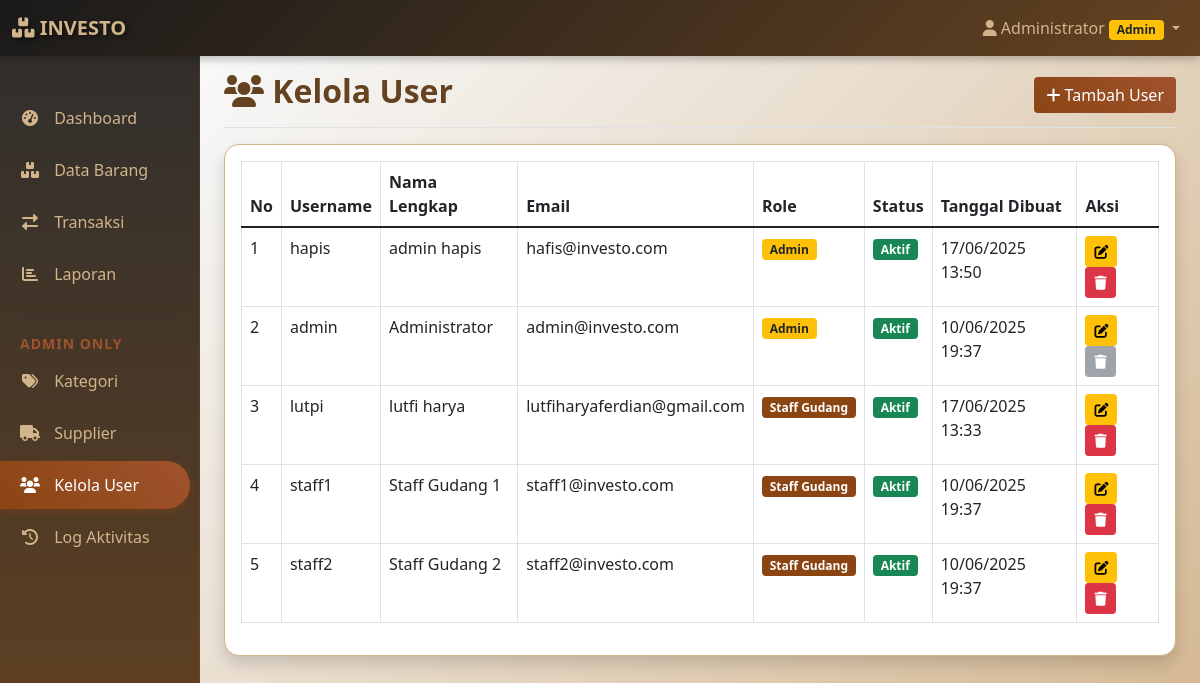
/users.php (signed in), run on the app's committed database.
### tables this page shows
CREATE TABLE `users` (
  `id` int NOT NULL,
  `username` varchar(50) NOT NULL,
  `password` varchar(255) NOT NULL,
  `nama_lengkap` varchar(100) NOT NULL,
  `email` varchar(100) DEFAULT NULL,
  `role` enum('admin','staff') NOT NULL DEFAULT 'staff',
  `status` enum('aktif','nonaktif') NOT NULL DEFAULT 'aktif',
  `created_at` timestamp NULL DEFAULT CURRENT_TIMESTAMP,
  `updated_at` timestamp NULL DEFAULT CURRENT_TIMESTAMP ON UPDATE CURRENT_TIMESTAMP
);

### users.php (the view, shortened to what this page needs)
<?php
require_once 'config/database.php';
$database = new Database();
$db = $database->getConnection();
$query = "SELECT * FROM users ORDER BY nama_lengkap";
$stmt = $db->prepare($query);
$stmt->execute();
$users_list = $stmt->fetchAll(PDO::FETCH_ASSOC);
?>
<!DOCTYPE html>
<html lang="id">
<head>
    <link href="https://cdn.jsdelivr.net/npm/bootstrap@5.1.3/dist/css/bootstrap.min.css" rel="stylesheet">
    <link href="https://cdnjs.cloudflare.com/ajax/libs/font-awesome/6.0.0/css/all.min.css" rel="stylesheet">
</head>
<body>
    <?php include 'includes/navbar.php'; ?>
    <div class="container-fluid">
        <div class="row">
            <?php include 'includes/sidebar.php'; ?>
            <main class="col-md-9 ms-sm-auto col-lg-10 px-md-4">
                <div class="d-flex justify-content-between flex-wrap flex-md-nowrap align-items-center pt-3 pb-2 mb-3 border-bottom">
                    <h1 class="h2 page-title"><i class="fas fa-users"></i> Kelola User</h1>
                    <button type="button" class="btn btn-brown" data-bs-toggle="modal" data-bs-target="#addModal">
                        <i class="fas fa-plus"></i> Tambah User
                    </button>
                </div>
                <div class="card content-card shadow">
                    <div class="card-body">
                        <div class="table-responsive">
                            <table class="table table-bordered table-hover">
                                <thead class="table-brown">
                                    <tr>
                                        <th>No</th>
                                        <th>Username</th>
                                        <th>Nama Lengkap</th>
                                        <th>Email</th>
                                        <th>Role</th>
                                        <th>Status</th>
                                        <th>Tanggal Dibuat</th>
                                        <th>Aksi</th>
                                    </tr>
                                </thead>
                                <tbody>
                                    <?php $no = 1; foreach ($users_list as $user): ?>
                                    <tr>
                                        <td><?php echo $no++; ?></td>
                                        <td><?php echo $user['username']; ?></td>
                                        <td><?php echo $user['nama_lengkap']; ?></td>
                                        <td><?php echo $user['email'] ?: '-'; ?></td>
                                        <td><?php echo getRoleBadge($user['role']); ?></td>
                                        <td>
                                            <?php if ($user['status'] == 'aktif'): ?>
                                                <span class="badge bg-success">Aktif</span>
                                            <?php else: ?>
                                                <span class="badge bg-danger">Non-aktif</span>
                                            <?php endif; ?>
                                        </td>
                                        <td><?php echo formatTanggal($user['created_at']); ?></td>
                                        <td>
                                            <button class="btn btn-sm btn-warning" onclick="editUser(<?php echo htmlspecialchars(json_encode($user)); ?>)">
                                                <i class="fas fa-edit"></i>
                                            </button>
                                            <?php if ($user['id'] != $_SESSION['user_id']): ?>
                                            <button class="btn btn-sm btn-danger" onclick="deleteUser(<?php echo $user['id']; ?>, '<?php echo $user['username']; ?>')">
                                                <i class="fas fa-trash"></i>
                                            </button>
                                            <?php else: ?>
                                            <button class="btn btn-sm btn-secondary" disabled title="Tidak dapat menghapus akun sendiri">
                                                <i class="fas fa-trash"></i>
                                            </button>
                                            <?php endif; ?>
                                        </td>
                                    </tr>
                                    <?php endforeach; ?>
                                </tbody>
                            </table>
                        </div>
                    </div>
                </div>
            </main>
        </div>
    </div>
</body>
</html>

### config/database.php (shortened to what this page needs)
<?php
function formatTanggal($tanggal) {
    return date('d/m/Y H:i', strtotime($tanggal));
}
function getRoleBadge($role) {
    switch($role) {
        case 'admin':
            return '<span class="badge bg-warning text-dark">Admin</span>';
        case 'staff':
            return '<span class="badge" style="background-color: #8B4513; color: white;">Staff Gudang</span>';
    }
}
?>

### users.php (style rules this page uses)
:root { --brown-primary: #8B4513; --brown-secondary: #A0522D; --brown-light: #D2B48C; --brown-dark: #654321; --black-primary: #1a1a1a; --black-secondary: #2d2d2d; --black-light: #404040; }
.btn-brown { background: linear-gradient(45deg, var(--brown-primary), var(--brown-secondary)); border: none; color: white; transition: all 0.3s ease; }
.content-card { background: white; border-radius: 15px; box-shadow: 0 5px 15px rgba(0, 0, 0, 0.1); border: 1px solid var(--brown-light); }
.page-title { color: var(--brown-dark); font-weight: bold; }

### includes/navbar.php (style rules this page uses)
:root { --brown-primary: #8B4513; --brown-secondary: #A0522D; --brown-light: #D2B48C; --brown-dark: #654321; --black-primary: #1a1a1a; --black-secondary: #2d2d2d; --black-light: #404040; }

### includes/sidebar.php (style rules this page uses)
main { margin-top: 56px; background: linear-gradient(135deg, #f8f9fa 0%, var(--brown-light) 100%); min-height: calc(100vh - 56px); }

### data on the page
users: username "hapis", nama_lengkap "admin hapis", email "hafis@investo.com", role "Admin", status "Aktif", created_at "17/06/2025 13:50"
users: username "admin", nama_lengkap "Administrator", email "admin@investo.com", role "Admin", status "Aktif", created_at "10/06/2025 19:37"
users: username "lutpi", nama_lengkap "lutfi harya", email "lutfiharyaferdian@gmail.com", role "Staff Gudang", status "Aktif", created_at "17/06/2025 13:33"
users: username "staff1", nama_lengkap "Staff Gudang 1", email "staff1@investo.com", role "Staff Gudang", status "Aktif", created_at "10/06/2025 19:37"
users: username "staff2", nama_lengkap "Staff Gudang 2", email "staff2@investo.com", role "Staff Gudang", status "Aktif", created_at "10/06/2025 19:37"

### other printed values
$_SESSION['nama_lengkap'] "Administrator"
